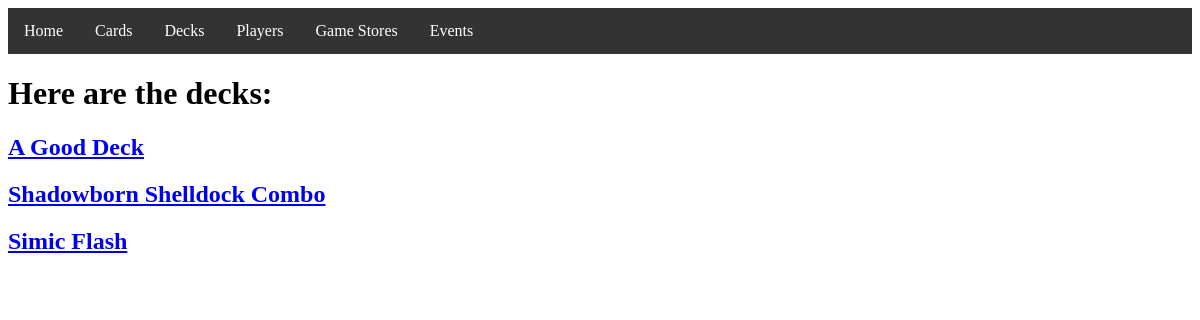
The app's page /deck/ with its own data.
### deck/models.py (models this page shows, shortened)
class Deck(models.Model):
    FORMAT_CHOICES = [
        ('Standard', 'Standard'),
        ('Commander', 'Commander'),
        ('Modern', 'Modern'),
        ('Legacy', 'Legacy'),
        ('Vintage', 'Vintage'),
        ('Brawl', 'Brawl')
    ]
    name = models.CharField(max_length=45)
    card = models.ManyToManyField('card.Card', through='Membership')
    player = models.ForeignKey('players.Player', models.SET_NULL, blank=True, null=True)
    format = models.CharField(max_length=45, choices=FORMAT_CHOICES)

### deck/views.py (the view)
def deck_list(request):
    decks = Deck.objects.all().order_by('name')
    return render(request, 'deck/deck_list.html', {'decks':decks})

### deck/templates/deck/deck_list.html
{% extends 'base_layout.html' %}
{% block content %}
    <h1>Here are the decks:</h1>
    <div class="decks">
        {% for deck in decks %}
            <div class="deck">
                <h2><a href="{% url 'deck:info' id=deck.id %}">{{ deck.name }}</a></h2>
            </div>
        {% endfor %}
    </div>
{% endblock %}

### records on screen
Deck: name "A Good Deck"
Deck: name "Shadowborn Shelldock Combo"
Deck: name "Simic Flash"
